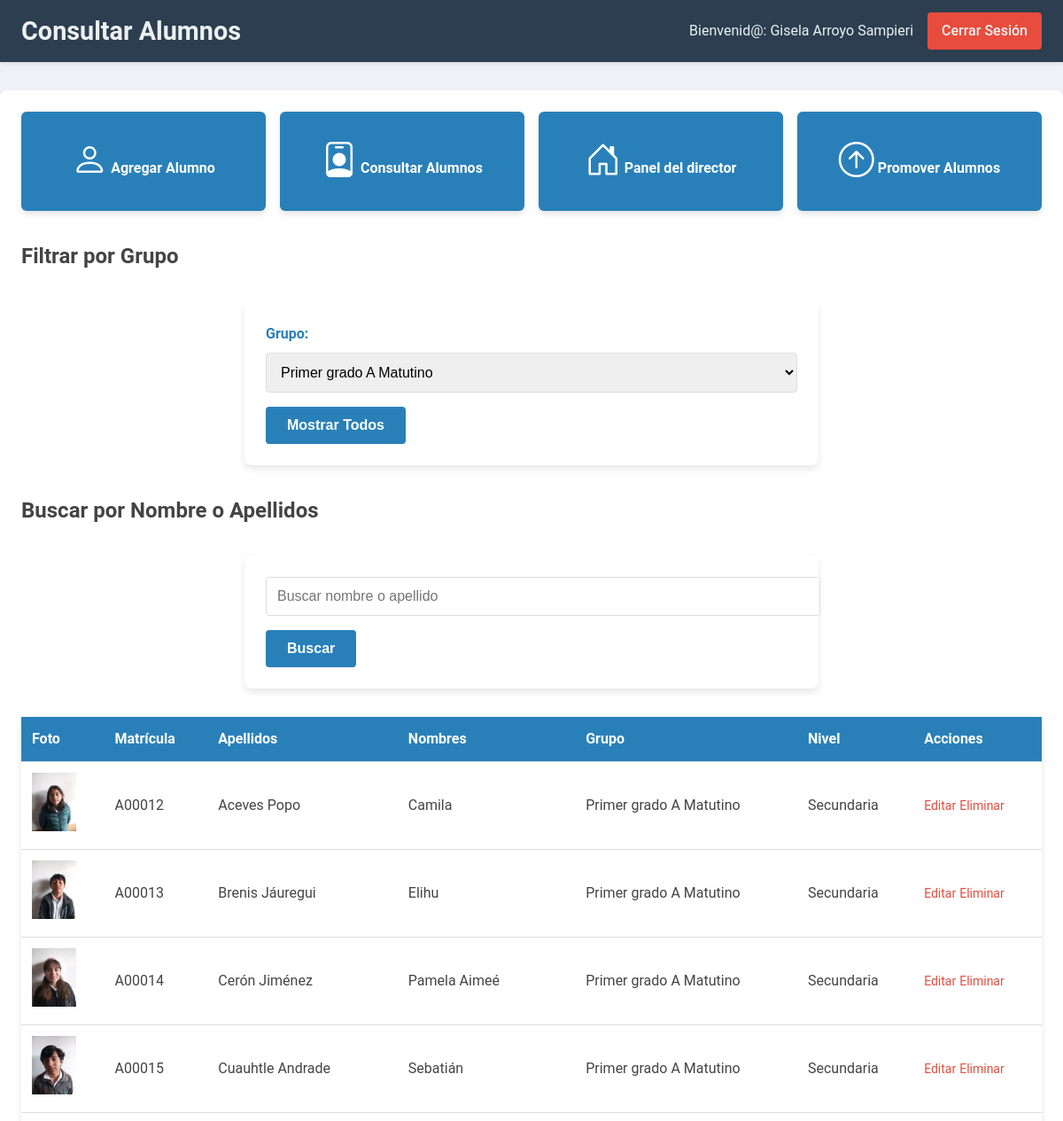
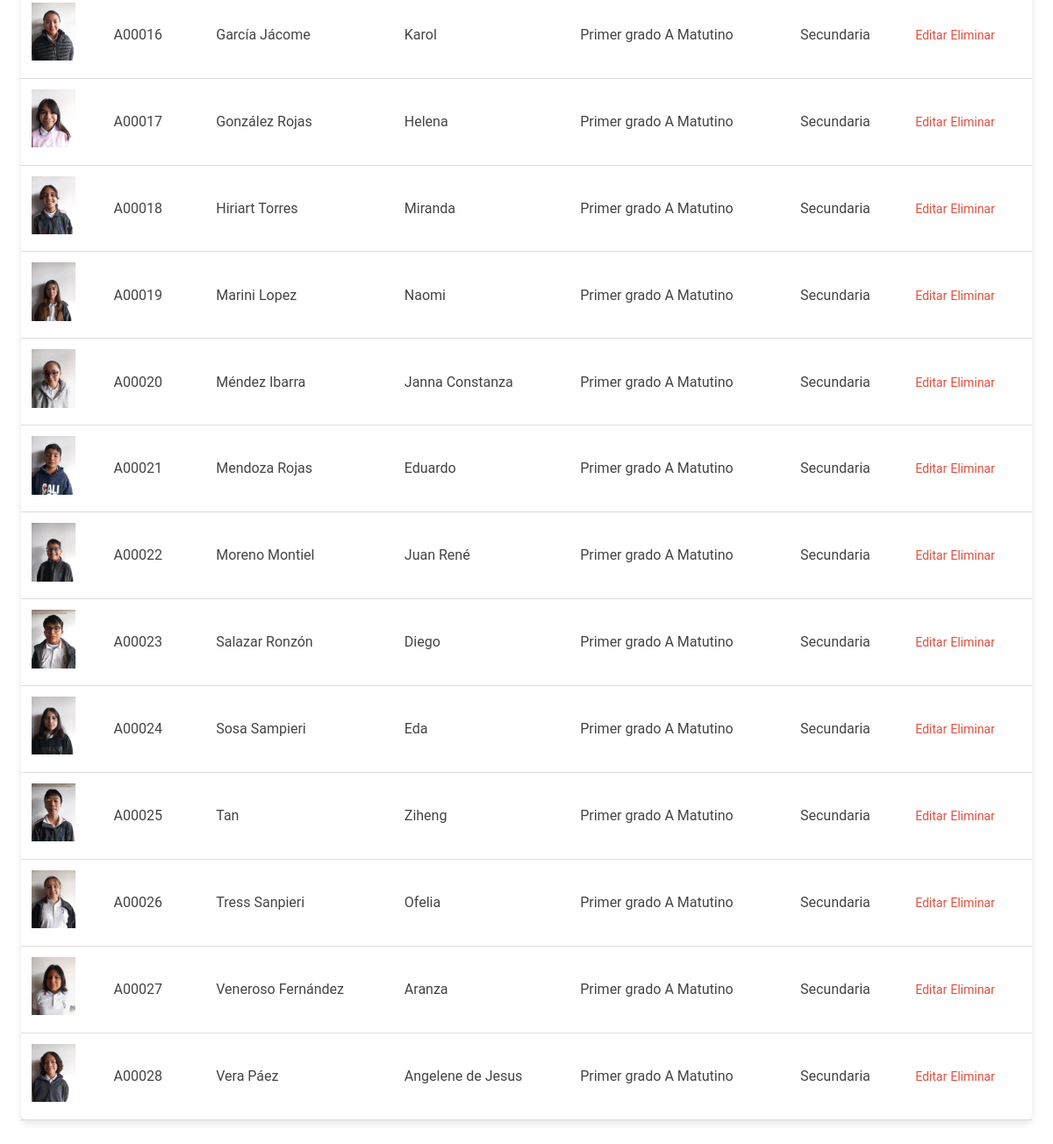
The app's page /Director/gestion_alumnos.php?grupo=2 (signed in) with its own data (2 pictures, top to bottom).
### tables this page shows
CREATE TABLE `alumnos` (
  `alumno_id` int(11) NOT NULL,
  `matricula` varchar(20) NOT NULL,
  `nombres` varchar(100) NOT NULL,
  `apellidos` varchar(100) NOT NULL,
  `direccion` varchar(255) DEFAULT NULL,
  `telefono` varchar(15) DEFAULT NULL,
  `grupo_id` int(11) NOT NULL,
  `nivel_id` int(11) NOT NULL,
  `fecha_nacimiento` date DEFAULT NULL,
  `foto` varchar(255) DEFAULT NULL,
  `fecha_registro` timestamp NOT NULL DEFAULT current_timestamp()
);

CREATE TABLE `niveles` (
  `nivel_id` int(11) NOT NULL,
  `nivel_nombre` varchar(50) NOT NULL
);

### Director/gestion_alumnos.php (the view, shortened to what this page needs)
<?php
require_once '../db.php';
$usuarioId = $_SESSION['usuario_id'];
$stmt = $pdo->prepare("SELECT nivel_id FROM directores WHERE usuario_id = ?");
$stmt->execute([$usuarioId]);
$director = $stmt->fetch(PDO::FETCH_ASSOC);
if ($director && $director['nivel_id']) {
    $nivelDirector = $director['nivel_id'];
} else {
    die("Error: No se pudo determinar el nivel del director.");
}
$grupoSeleccionado = $_GET['grupo'] ?? '';
$mostrarTodos = isset($_GET['mostrar_todos']);
$busqueda = $_GET['busqueda'] ?? '';
$result = [];
try {
    $stmtGrupos = $pdo->prepare("SELECT * FROM grupos WHERE nivel_id = ?");
    $stmtGrupos->execute([$nivelDirector]);
    $grupos = $stmtGrupos->fetchAll(PDO::FETCH_ASSOC);
    if ($grupoSeleccionado || $mostrarTodos || $busqueda) {
        $query = "SELECT a.*, n.nivel_nombre, CONCAT(g.grado, ' ', g.turno) AS grupo
                  FROM alumnos a
                  LEFT JOIN niveles n ON a.nivel_id = n.nivel_id
                  LEFT JOIN grupos g ON a.grupo_id = g.id_grupo
                  WHERE a.nivel_id = ?";
        $filters = [];
        $params = [$nivelDirector];
        if ($grupoSeleccionado) {
            $filters[] = "a.grupo_id = ?";
            $params[] = $grupoSeleccionado;
        }
        if ($filters) {
            $query .= " AND " . implode(' AND ', $filters);
        }
        $query .= " ORDER BY g.grado, g.turno, a.apellidos";
        $stmt = $pdo->prepare($query);
        $stmt->execute($params);
        $result = $stmt->fetchAll(PDO::FETCH_ASSOC);
    }
} catch (PDOException $e) {
    die("Error al consultar los alumnos: " . $e->getMessage());
}
?>
<!DOCTYPE html>
<html lang="es">
<head>
    <link rel="stylesheet" href="CSS/gestion_alumnos.css">
    <link href="https://cdn.jsdelivr.net/npm/bootstrap-icons/font/bootstrap-icons.css" rel="stylesheet">
</head>
<body>
<header class="navbar">
    <div class="navbar-container">
        <h1>Consultar Alumnos</h1>
        <div class="navbar-right">
            <span>Bienvenid@: <?php echo htmlspecialchars($_SESSION['nombre']); ?></span>
            <a href="../logout.php" class="logout-button">Cerrar Sesión</a>
        </div>
    </div>
</header>
<main class="main-container">
    <div class="button-container">
        <a href="agregar_alumno.php" class="control-button">
            <i class="bi bi-person"></i>
            <span>Agregar Alumno</span>
        </a>
        <a href="consultar_alumnos.php" class="control-button">
            <i class="bi bi-person-badge"></i>
            <span>Consultar Alumnos</span>
        </a>
        <a href="dashboard_director.php" class="control-button">
            <i class="bi bi-house-door"></i>
            <span>Panel del director</span>
        </a>
        <a href="promover_alumnos.php" class="control-button">
            <i class="bi bi-arrow-up-circle"></i>
            <span>Promover Alumnos</span>
        </a>
    </div>
    <section class="filter-section">
        <h2>Filtrar por Grupo</h2>
        <form method="GET" action="">
            <label for="grupo">Grupo:</label>
            <select name="grupo" id="grupo" onchange="this.form.submit()">
                <?php foreach ($grupos as $grupo): ?>
                    <option value="<?php echo $grupo['id_grupo']; ?>" <?php echo $grupoSeleccionado == $grupo['id_grupo'] ? 'selected' : ''; ?>>
                        <?php echo htmlspecialchars($grupo['grado'] . ' ' . $grupo['turno']); ?>
                    </option>
                <?php endforeach; ?>
            </select>
            <button type="submit" name="mostrar_todos" value="1">Mostrar Todos</button>
        </form>
    </section>
    <section class="search-section">
        <h2>Buscar por Nombre o Apellidos</h2>
        <form method="GET" action="">
            <input type="text" name="busqueda" placeholder="Buscar nombre o apellido" value="<?php echo htmlspecialchars($busqueda); ?>">
            <button type="submit">Buscar</button>
        </form>
    </section>
    <?php if (!empty($result)): ?>
        <table>
            <thead>
                <tr>
                    <th>Foto</th>
                    <th>Matrícula</th>
                    <th>Apellidos</th>
                    <th>Nombres</th>
                    <th>Grupo</th>
                    <th>Nivel</th>
                    <th>Acciones</th>
                </tr>
            </thead>
            <tbody>
                <?php foreach ($result as $row): ?>
                    <tr data-alumno='<?php echo htmlspecialchars(json_encode($row)); ?>'>
                        <td><img src="../uploads/<?php echo htmlspecialchars($row['foto']); ?>" alt="Foto" width="50"></td>
                        <td><?php echo htmlspecialchars($row['matricula']); ?></td>
                        <td><?php echo htmlspecialchars($row['apellidos']); ?></td>
                        <td><?php echo htmlspecialchars($row['nombres']); ?></td>
                        <td><?php echo htmlspecialchars($row['grupo']); ?></td>
                        <td><?php echo htmlspecialchars($row['nivel_nombre']); ?></td>
                        <td>
                            <a href="editar_alumno.php?id=<?php echo $row['alumno_id']; ?>" class="action-button">Editar</a>
                            <a href="eliminar_alumno.php?id=<?php echo $row['alumno_id']; ?>" class="action-button" onclick="return confirm('¿Estás seguro de eliminar este alumno?')">Eliminar</a>
                        </td>
                    </tr>
                <?php endforeach; ?>
            </tbody>
        </table>
    <?php else: ?>
        <p>No se encontraron resultados.</p>
    <?php endif; ?>
</main>
</body>
</html>

### Director/CSS/gestion_alumnos.css (style rules this page uses)
body { margin: 0; padding: 0; font-family: 'Roboto', sans-serif; background-color: #eef2f6; color: #444; line-height: 1.6; }
.navbar { background-color: #2c3e50; color: #ecf0f1; padding: 0.75rem 1.5rem; box-shadow: 0 2px 4px rgba(0, 0, 0, 0.1); position: sticky; top: 0; z-index: 1000; }
.navbar-container { display: flex; justify-content: space-between; align-items: center; max-width: 1200px; margin: 0 auto; }
.navbar h1 { margin: 0; font-size: 1.8rem; font-weight: bold; color: #ecf0f1; }
.navbar-right { display: flex; align-items: center; }
.navbar-right span { margin-right: 1rem; font-size: 1rem; }
.logout-button { text-decoration: none; color: #ecf0f1; background-color: #e74c3c; padding: 0.5rem 1rem; border-radius: 4px; font-weight: 500; border: none; transition: background-color 0.3s ease; cursor: pointer; }
.main-container { max-width: 1200px; margin: 2rem auto; padding: 1.5rem; background-color: #ffffff; border-radius: 8px; box-shadow: 0 4px 8px rgba(0, 0, 0, 0.1); }
.button-container { display: grid; grid-template-columns: repeat(auto-fit, minmax(180px, 1fr)); gap: 1rem; margin-bottom: 2rem; }
.control-button { text-decoration: none; background-color: #2980b9; color: #ffffff; padding: 1.5rem; text-align: center; border-radius: 6px; box-shadow: 0 4px 6px rgba(0, 0, 0, 0.1); font-size: 1rem; font-weight: 500; transition: transform 0.3s ease, background-color 0.3s ease; }
.control-button i { font-size: 2.5rem; margin-bottom: 0.5rem; }
.control-button span { font-size: 1rem; font-weight: bold; }
form { max-width: 600px; margin: 2rem auto; padding: 1.5rem; background-color: #ffffff; border-radius: 8px; box-shadow: 0 4px 8px rgba(0, 0, 0, 0.1); }
form label { display: block; margin-bottom: 0.5rem; font-weight: bold; color: #2980b9; }
form input[type="text"], form input[type="date"], form select, form input[type="file"] { width: 100%; padding: 0.75rem; margin-bottom: 1rem; border: 1px solid #ddd; border-radius: 4px; font-size: 1rem; transition: border-color 0.3s ease; }
form button[type="submit"] { background-color: #2980b9; color: #ffffff; padding: 0.75rem 1.5rem; border: none; border-radius: 4px; font-size: 1rem; font-weight: bold; cursor: pointer; transition: background-color 0.3s ease; }
table { width: 100%; border-collapse: collapse; background-color: #ffffff; border-radius: 8px; box-shadow: 0 4px 8px rgba(0, 0, 0, 0.1); margin-bottom: 2rem; }
table th, table td { padding: 12px; text-align: left; border-bottom: 1px solid #ddd; }
table th { background-color: #2980b9; color: #ffffff; font-weight: bold; }
table td a { color: #e74c3c; text-decoration: none; font-size: 14px; transition: color 0.3s ease; }

### records on screen
alumnos: foto (placeholder picture), matricula "A00012", apellidos "Aceves Popo", nombres "Camila", grupo "Primer grado A Matutino", nivel.nivel_nombre "Secundaria"
alumnos: foto (placeholder picture), matricula "A00013", apellidos "Brenis Jáuregui", nombres "Elihu", grupo "Primer grado A Matutino", nivel.nivel_nombre "Secundaria"
alumnos: foto (placeholder picture), matricula "A00014", apellidos "Cerón Jiménez", nombres "Pamela Aimeé", grupo "Primer grado A Matutino", nivel.nivel_nombre "Secundaria"
alumnos: foto (placeholder picture), matricula "A00015", apellidos "Cuauhtle Andrade", nombres "Sebatián", grupo "Primer grado A Matutino", nivel.nivel_nombre "Secundaria"
alumnos: foto (placeholder picture), matricula "A00016", apellidos "García Jácome", nombres "Karol", grupo "Primer grado A Matutino", nivel.nivel_nombre "Secundaria"
alumnos: foto (placeholder picture), matricula "A00017", apellidos "González Rojas", nombres "Helena", grupo "Primer grado A Matutino", nivel.nivel_nombre "Secundaria"
alumnos: foto (placeholder picture), matricula "A00018", apellidos "Hiriart Torres", nombres "Miranda", grupo "Primer grado A Matutino", nivel.nivel_nombre "Secundaria"
alumnos: foto (placeholder picture), matricula "A00019", apellidos "Marini Lopez", nombres "Naomi", grupo "Primer grado A Matutino", nivel.nivel_nombre "Secundaria"
alumnos: foto (placeholder picture), matricula "A00020", apellidos "Méndez Ibarra", nombres "Janna Constanza", grupo "Primer grado A Matutino", nivel.nivel_nombre "Secundaria"
alumnos: foto (placeholder picture), matricula "A00021", apellidos "Mendoza Rojas", nombres "Eduardo", grupo "Primer grado A Matutino", nivel.nivel_nombre "Secundaria"
alumnos: foto (placeholder picture), matricula "A00022", apellidos "Moreno Montiel", nombres "Juan René", grupo "Primer grado A Matutino", nivel.nivel_nombre "Secundaria"
alumnos: foto (placeholder picture), matricula "A00023", apellidos "Salazar Ronzón", nombres "Diego", grupo "Primer grado A Matutino", nivel.nivel_nombre "Secundaria"
alumnos: foto (placeholder picture), matricula "A00024", apellidos "Sosa Sampieri", nombres "Eda", grupo "Primer grado A Matutino", nivel.nivel_nombre "Secundaria"
alumnos: foto (placeholder picture), matricula "A00025", apellidos "Tan", nombres "Ziheng", grupo "Primer grado A Matutino", nivel.nivel_nombre "Secundaria"
alumnos: foto (placeholder picture), matricula "A00026", apellidos "Tress Sanpieri", nombres "Ofelia", grupo "Primer grado A Matutino", nivel.nivel_nombre "Secundaria"
alumnos: foto (placeholder picture), matricula "A00027", apellidos "Veneroso Fernández", nombres "Aranza", grupo "Primer grado A Matutino", nivel.nivel_nombre "Secundaria"
alumnos: foto (placeholder picture), matricula "A00028", apellidos "Vera Páez", nombres "Angelene de Jesus", grupo "Primer grado A Matutino", nivel.nivel_nombre "Secundaria"

### other values on screen
$_SESSION['nombre'] "Gisela Arroyo Sampieri"
form field grupo "Primer grado A Matutino"
